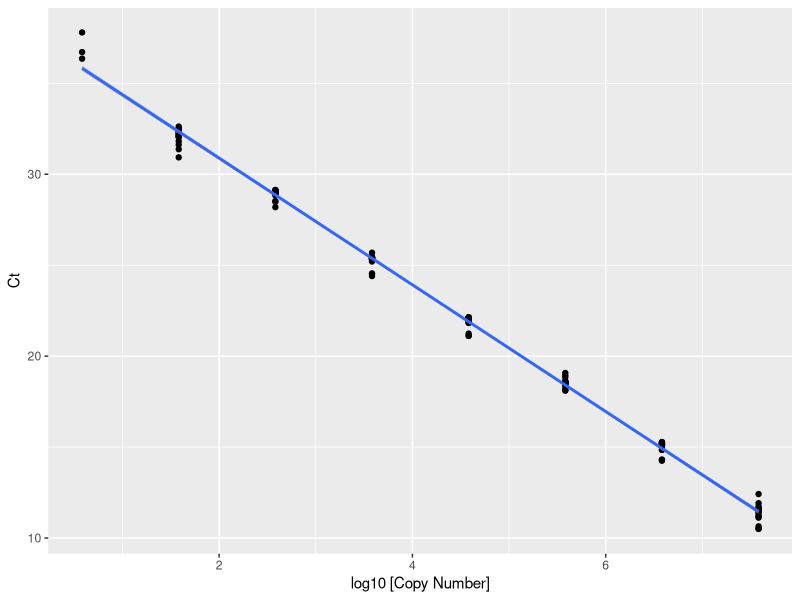

The R source for this figure:
library("readxl")
library("ggplot2")
library("dplyr")
library("writexl")

#Change sheet name to generate data for each gene and then compile together
standard_data <- read_excel("Raw_Standards_Data.xlsx",
                            sheet = "tetM")

LOD_LOQ_data <- read_excel("Raw_LOD_LOQ_Data.xlsx",
                           sheet = "tetM")

sample_ct_values <- read_excel("Raw_Sample_Data.xlsx",
                               sheet = "tetM")

meta_data <- read_excel("Metadata.xlsx",
                        sheet = "Sheet1")

#Plotting Standard Curve
ggplot(standard_data, aes(x = `log10 [Copy Number]`, y = `Ct Value`)) +
  geom_point() +
  geom_smooth(method = "lm") +
  labs(x = "log10 [Copy Number]", y = "Ct")

#r^2 and efficiency
lm.r <- lm(`Ct Value` ~ `log10 [Copy Number]`, data = standard_data)
summary(lm.r)$r.squared

coef <- coef(lm.r)[2]
eff <- 100*((10^(-1/coef))-1)
eff

#LOD and LOQ Calcs
slope <- summary(lm.r)$coefficients[2]
y_intercept <- summary(lm.r)$coefficients[1]
LOD_ct <- LOD_LOQ_data$LOD
LOQ_ct <- LOD_LOQ_data$LOQ

#dilution factor is the result of
#2 uL of DNA per reaction out of 100 uL extracted (50x)
#1:10 dilution (10x) in soil or 1:100 dilution in manure (100x)
#0.25 g to 1 g (4x)
#30% moisutre in soil (dw) (10/7x)or manure is kept in (ww)
dilution_factor_soil <- (50*10*4*10/7)
dilution_factor_manure <- (50*100*4)

LOD_copy_num_soil <- 10^((LOD_ct - y_intercept)/slope)*dilution_factor_soil
LOQ_copy_num_soil <- 10^((LOQ_ct - y_intercept)/slope)*dilution_factor_soil
AVG_LOD_LOQ_copy_num_soil <- (LOD_copy_num_soil + LOQ_copy_num_soil)/2

LOD_copy_num_manure <- 10^((LOD_ct - y_intercept)/slope)*dilution_factor_manure
LOQ_copy_num_manure <- 10^((LOQ_ct - y_intercept)/slope)*dilution_factor_manure
AVG_LOD_LOQ_copy_num_manure <- (LOD_copy_num_manure + LOQ_copy_num_manure)/2

#Calculating Copy Numbers of Samples
#All Manure samples are above LOQ, so there is no need to censor them
sample_copy_num <- sample_ct_values %>% group_by(Sample) %>%
  summarise(AVG_Ct = mean(Cq), .groups = "drop") %>%
  merge(., meta_data, by = "Sample")

sample_copy_num1 <- sample_copy_num %>% 
  mutate(Copy_Num = 10^((sample_copy_num$AVG_Ct - y_intercept)/slope)*sample_copy_num$Dil_factor)

sample_copy_num2 <- sample_copy_num1 %>%
  mutate(Copy_Num = case_when(Copy_Num < LOQ_copy_num_soil & Copy_Num > LOD_copy_num_soil ~ LOQ_copy_num_soil,
                              Copy_Num < LOD_copy_num_soil ~ AVG_LOD_LOQ_copy_num_soil,
                              is.na(Copy_Num) ~ LOD_copy_num_soil,
                              TRUE ~ Copy_Num))

write_xlsx(sample_copy_num2, "tetM_Copy_Num.xlsx")

